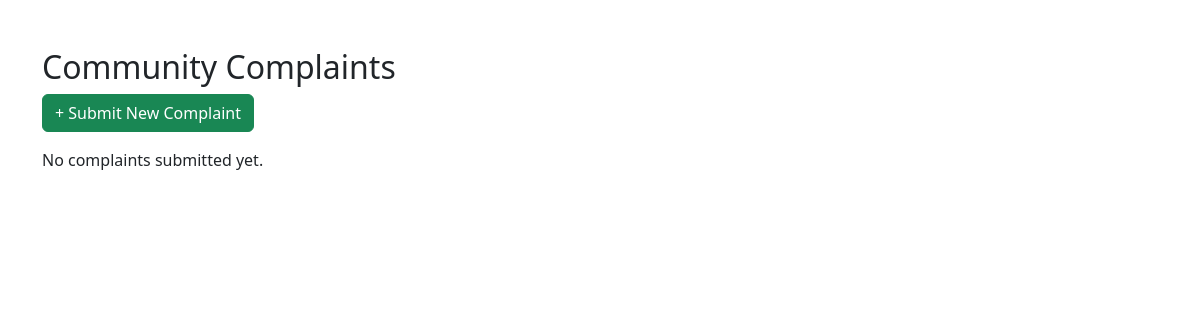
The page /list/ on the database as committed earlier.
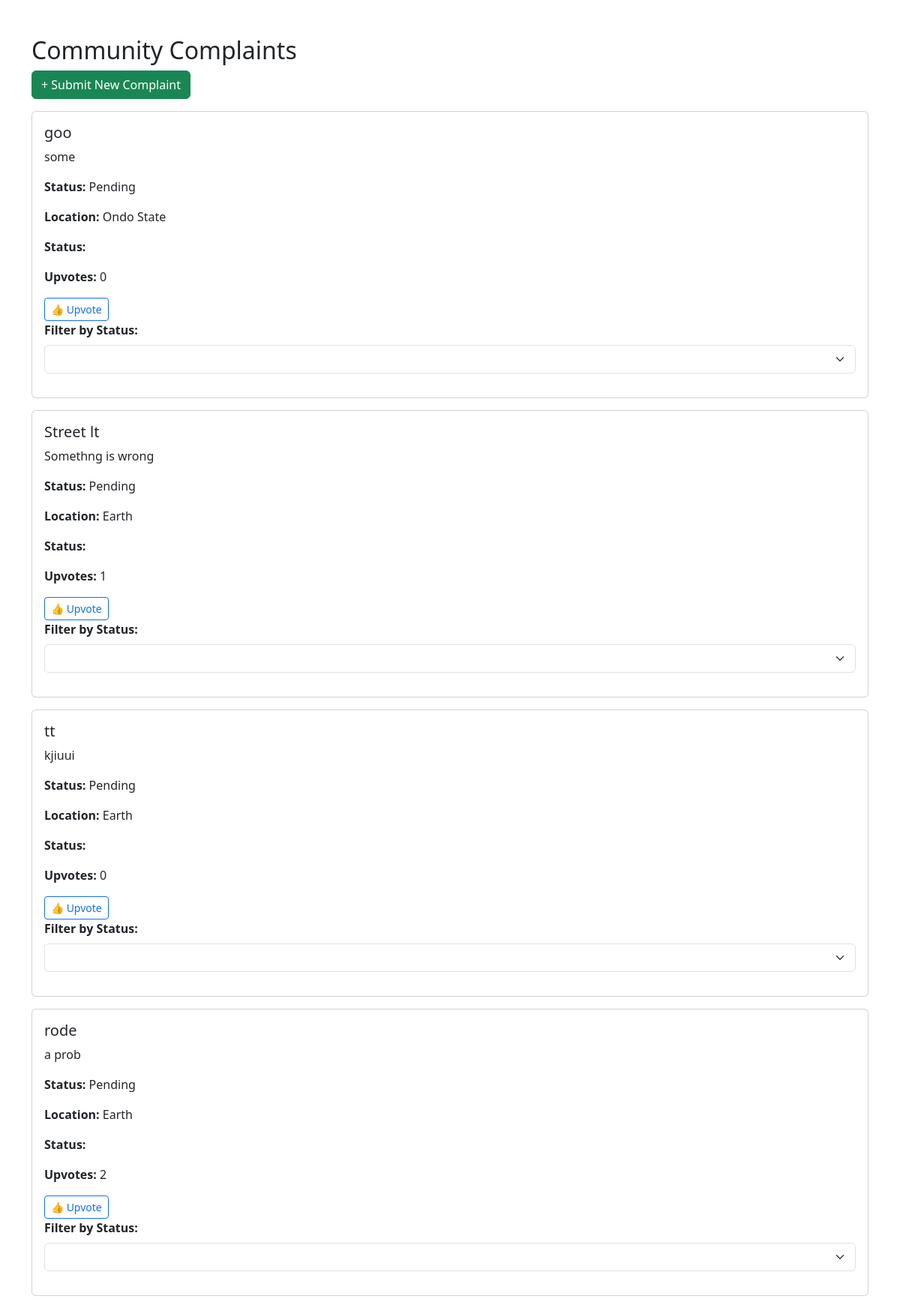
The same page on the database as committed later.
### complaints/models.py (models this page shows, shortened)
class Complaint(models.Model):
    STATUS_CHOICES = [
        ('pending', 'Pending'),
        ('in Progress', 'In Progress'),
        ('resolved', 'Resolved'),
    ]
    status = models.CharField(max_length=20, choices=STATUS_CHOICES, default='pending')
    title = models.CharField(max_length=100)
    description = models.TextField()
    photo = models.ImageField(upload_to='complaint_photos/', blank=True, null=True)
    location = models.CharField(max_length=255)
    status = models.CharField(max_length=20, choices=STATUS_CHOICES, default='Pending')
    created_at = models.DateTimeField(auto_now_add=True)
    upvotes = models.PositiveIntegerField(default=0)
    latitude = models.FloatField(null=True, blank=True)
    longitude =models.FloatField(null=True, blank=True)

### complaints/views.py (the view)
# urls.py: path('list/', views.complaint_list, name='complaint_list'),
def complaint_list(request):
    status_filter = request.GET.get('status', '')  # Get ?status= from URL
    if status_filter and status_filter != 'all':
        complaints = Complaint.objects.filter(status=status_filter).order_by('-created_at')
    else:
        complaints = Complaint.objects.all().order_by('-created_at')
    return render(request, 'complaints/complaint_list.html', {
        'complaints': complaints,
        'status_filter': status_filter  # Pass to template to keep dropdown selected
    })

### complaints/templates/complaints/complaint_list.html (shortened to what this page needs)
<!DOCTYPE html>
<html>
<head>
    <link rel="stylesheet" href="https://cdn.jsdelivr.net/npm/bootstrap@5.3.0/dist/css/bootstrap.min.css">
</head>
<body class="container mt-5">
    <h2>Community Complaints</h2>
    <a href="/complaints/submit/" class="btn btn-success mb-3">+ Submit New Complaint</a>
    {% for complaint in complaints %}
    <div class="card mb-3">
        <div class="card-body">
            <h5 class="card-title">{{ complaint.title }}</h5>
            <p class="card-text">{{ complaint.description|truncatewords:30 }}</p>
            <p><strong>Status:</strong> {{ complaint.status }}</p>
            <p><strong>Location:</strong> {{ complaint.location }}</p>
            <p><strong>Status:</strong>
                          </p>
            <p><strong>Upvotes:</strong> {{ complaint.upvotes }}</p>
            <form action="{% url 'upvote_complaint' complaint.id %}" method="post" class="d-inline">
                <button type="submit" class="btn btn-outline-primary btn-sm">👍 Upvote</button>
            </form>
            <form method="get" class="mb-3">
                <label for="status" class="form-label"><strong>Filter by Status:</strong></label>
                <select name="status" id="status" class="form-select" onchange="this.form.submit()">
                    <option value="all" {% if status_filter == "all" or not status_filter %}selected{% endif %}>
                        <option value="pending" {% if status_filter == "pending" %}selected{% endif %}>
                        <option value="in_progress" {% if status_filter == "in_progress" %}selected{% endif %}>
                </select>
            </form>
        </div>
    </div>
    {% empty %}
    <p>No complaints submitted yet.</p>
    {% endfor %}
</body>
</html>

Rows that differ between the two databases and show on the page:
added Complaint: title "goo", description "some", status "Pending", location "Ondo State", upvotes "0"
added Complaint: title "Street lt", description "Somethng is wrong", status "Pending", location "Earth", upvotes "1"
added Complaint: title "tt", description "kjiuui", status "Pending", location "Earth", upvotes "0"
added Complaint: title "rode", description "a prob", status "Pending", location "Earth", upvotes "2"
Other text that changed with them:
text no longer shown: "No complaints submitted yet."
